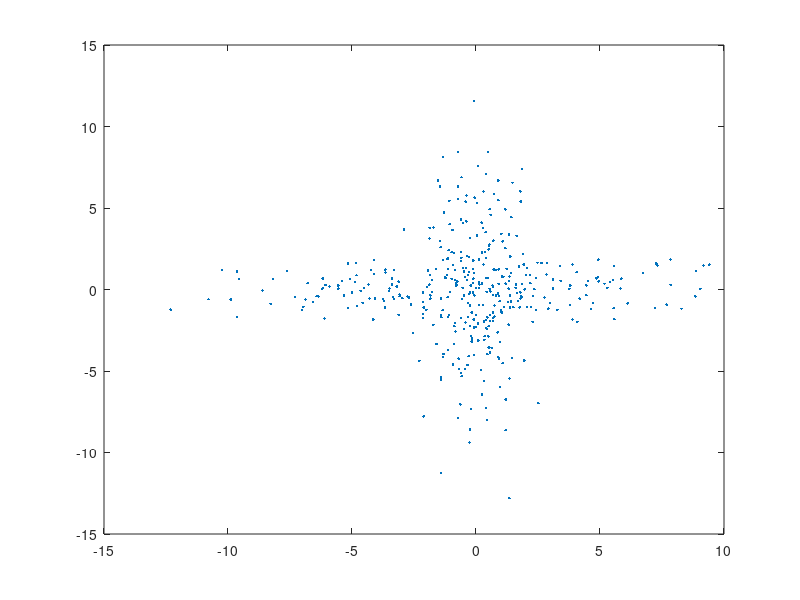

Recreate this plot in MATLAB. (Note: this script raises an error after producing the figure.)
clear allv
close all

%%%%%%%%%%%%%%%%%%%%%%%%%%%%%%%%%%%%%%%%%%%%%%%%%%%%%%%%%%%
%%% Create a test data set as an output of Gaussian mixture
%%%%%%%%%%%%%%%%%%%%%%%%%%%%%%%%%%%%%%%%%%%%%%%%%%%%%%%%%%%
mu1=[0 0];mu2=[0 0];
S1=[20 0;0 1];S2=[1 0;0 20];
n=100;
gamma=[ones(1,n) 2*ones(1,n) ones(1,n) 2*ones(1,n)];
randn('seed',0);  % Make reproducible for debugging
T=length(gamma);
for t=1:T
x(t,:)=(gamma(t)==1)*mvnrnd(mu1,S1)+(gamma(t)==2)*mvnrnd(mu2,S2);
end
figure;plot(x(:,1),x(:,2),'.');
%%%%%%%%%%%%%%%%%%%%%%%%%%%%%%%%%%%%%%%%%%%%%%%%%%%%%%%%%%%
%%% Set clustering parameters: tolerance, number of repetitions
%%% (annealings), maximal number of subspace iterations
%%% and number of clusters
%%%%%%%%%%%%%%%%%%%%%%%%%%%%%%%%%%%%%%%%%%%%%%%%%%%%%%%%%%%
opt.K=2
opt.N_anneal=10
opt.tol=1e-6;
opt.MaxIter=100;

%%%%%%%%%%%%%%%%%%%%%%%%%%%%%%%%%%%%%%%%%%%%%%%%%%%%%%%%%%%%%%%%%%%%%
%%% Repeat the clustring opt.N_anneal times with random initial gamma
%%%%%%%%%%%%%%%%%%%%%%%%%%%%%%%%%%%%%%%%%%%%%%%%%%%%%%%%%%%%%%%%%%%%%

for i=1:opt.N_anneal
output{i}=cluster_EOF(x,opt);
L_min(i)=min(output{i}.L);
end
%%%%%%%%%%%%%%%%%%%%%%%%%%%%%%%%%%%%%%%%%%%%%%%%%%%%%%%%%%%%%%%%%%%%%
%%% Identify the best clustering instance (according to the
%%% minimum value of the clustering functional L) and plot results
%%%%%%%%%%%%%%%%%%%%%%%%%%%%%%%%%%%%%%%%%%%%%%%%%%%%%%%%%%%%%%%%%%%%%
[~,jj]=min(L_min);
figure;plot(output{jj}.L,':<');xlabel('Number of Subspace Iteration i');ylabel('Value of the clustering functional L^i')
col='rgbmck';
figure;hold on;
for k=1:opt.K
   [~,ii]=find(output{jj}.gamma(k,:)==1);
   plot(x(ii,1),x(ii,2),[col(k) 'x']);
end
